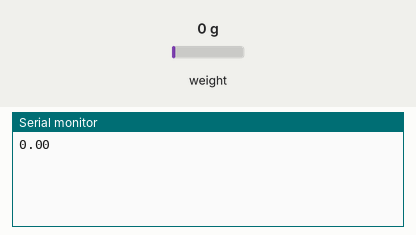
This sketch was run on a simulated Arduino Uno, built with avr-gcc and run on an emulated ATmega328P. Shown: the last lines printed to the serial monitor. The test bench sets the inputs (shaded band); at power-on: weight on the scale 0 g.

Above: at 2.2 s.
2.3 s: weight on the scale set to 100 g
At 3.4 s:
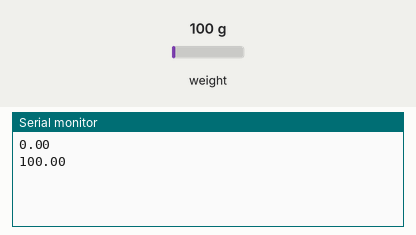
3.8 s: weight on the scale set to 1250 g
At 4.8 s:
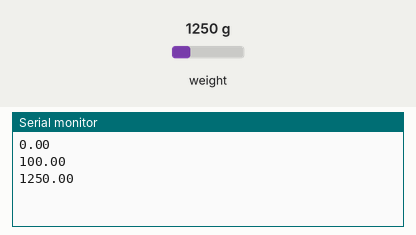
Timing chart, 0 to 6.8 s (numbered marks = the images above; inputs shaded):
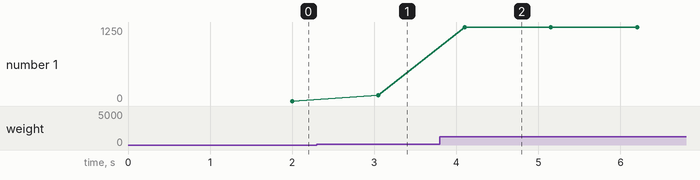

Measured:
- after the input at 2.3 s, the serial monitor: prints a new line after 0.75 s (image 1)
- after the input at 3.8 s, the serial monitor: prints a new line after 0.30 s (image 2)
- plotted number 1: 0 → 100 after the input at 2.3 s, 100 → 1250 after the input at 3.8 s

The sketch:

loadcell.ino
```cpp
#include "HX711.h"

//DT,SCKは実際の配線に応じる
const int DT_PIN = 8;
const int SCK_PIN = 9;
//キャリブレーション用変数。ロードセルに依存
const int calibrate_dec = -685;
HX711 scale;

void setup() {
Serial.begin(9600);
scale.begin(DT_PIN, SCK_PIN);
// scale.set_scale();の(calibrate_dec)内にロードセルに応じた値を入れる
// 使用したキッチンスケールだと-944がいい感じの値
scale.set_scale(calibrate_dec);
scale.tare();
}

void loop() {
// scale.get_units(10)の値を小数点以下2桁まで表示
//scale.get_units(10), 1にすれば1桁
Serial.println(scale.get_units(10), 2);
scale.power_down();
delay(50);
scale.power_up();
}
```
